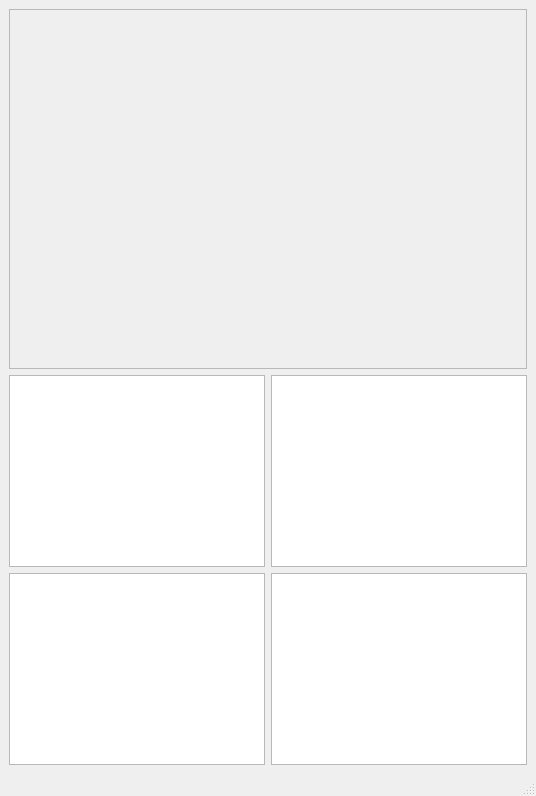
<?xml version="1.0" encoding="UTF-8"?>
<ui version="4.0">
 <class>MainWindow</class>
 <widget class="QMainWindow" name="MainWindow">
  <property name="windowTitle">
   <string>MainWindow</string>
  </property>
  <widget class="QWidget" name="centralwidget">
   <layout class="QVBoxLayout" name="verticalLayout">
    <item>
     <widget class="QLabel" name="imageLabel">
      <property name="minimumSize">
       <size>
        <width>480</width>
        <height>360</height>
       </size>
      </property>
      <property name="frameShape">
       <enum>QFrame::StyledPanel</enum>
      </property>
      <property name="text">
       <string/>
      </property>
      <property name="scaledContents">
       <bool>true</bool>
      </property>
      <property name="alignment">
       <set>Qt::AlignCenter</set>
      </property>
     </widget>
    </item>
    <item>
     <layout class="QGridLayout" name="gridLayout">
      <item row="0" column="0">
       <widget class="QTextEdit" name="textEdit1">
        <property name="acceptRichText">
         <bool>false</bool>
        </property>
       </widget>
      </item>
      <item row="0" column="1">
       <widget class="QTextEdit" name="textEdit2">
        <property name="acceptRichText">
         <bool>false</bool>
        </property>
       </widget>
      </item>
      <item row="1" column="0">
       <widget class="QTextEdit" name="textEdit3">
        <property name="acceptRichText">
         <bool>false</bool>
        </property>
       </widget>
      </item>
      <item row="1" column="1">
       <widget class="QTextEdit" name="textEdit4">
        <property name="acceptRichText">
         <bool>false</bool>
        </property>
       </widget>
      </item>
     </layout>
    </item>
   </layout>
  </widget>
  <widget class="QMenuBar" name="menubar">
   <property name="geometry">
    <rect>
     <x>0</x>
     <y>0</y>
     <width>640</width>
     <height>21</height>
    </rect>
   </property>
  </widget>
  <widget class="QStatusBar" name="statusbar"/>
 </widget>
 <resources/>
 <connections/>
</ui>
